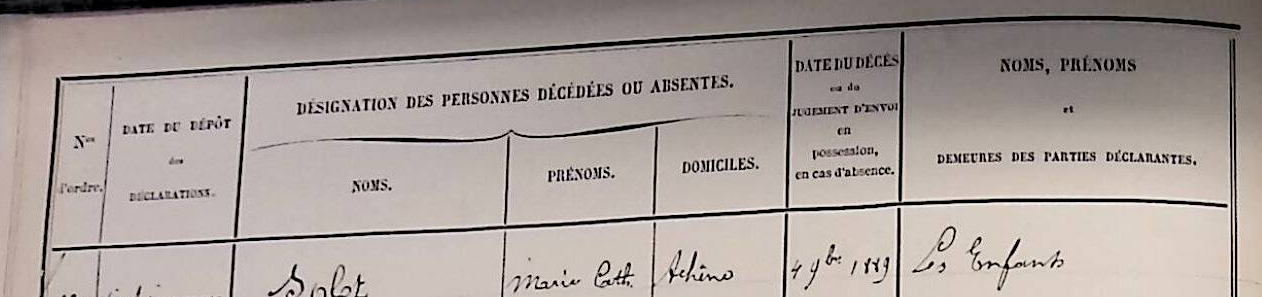
#> input picture examples/table_00_left.png, 1262 x 297 px; its folder holds only this picture in this run
$ python -i img_util.py   (imports and definitions only)
#> lines starting #> are read from the running program, lines starting #| are printed output that depends on the picture; after the words box and inside, x2 and y2 are one past the last pixel; in counts of white or black regions, pixels touching at a corner belong together
import cv2 as cv
import numpy as np
from cv2.typing import MatLike
from skimage.filters import threshold_sauvola

from .constants import WINDOW
from .table_indexer import Point

stored = []


# [90 lines left out: functions show, show_notebook, not called in this run]


def push(img: MatLike):
    global stored
    stored.append(img)


# [39 lines left out: functions pop, vertical_edges, horizontal_edges, ensure_gray, clahe, not called in this run]


def blur(img, blur_size: int = 7):
    return cv.GaussianBlur(img, (blur_size, blur_size), 0)


# [99 lines left out: functions clahe_otsu, sauvola, _rm_v_edges, text_presence_score, safe_crop, draw_points and 1 more, not called in this run]

>>> import cv2
>>> picture = cv2.imread('../../examples/table_00_left.png')
#> picture is the input picture: shape (297, 1262, 3); mean B, G, R 154.9, 159.1, 169.3
>>> result = text_presence_score(picture)
#> in sauvola, `sauvola_thresh = threshold_sauvola(gray, window_size=window_size, k=k)`:
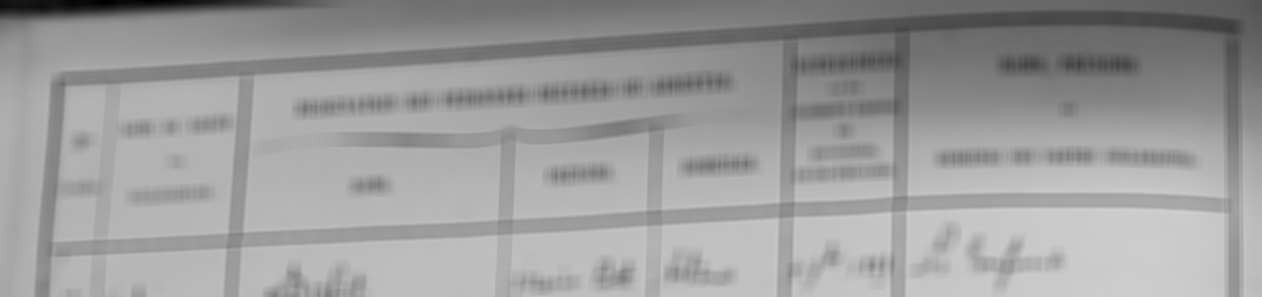
#> sauvola_thresh: shape (297, 1262) float64; min 0.64, max 207.6, mean 156.4
#> in sauvola, `binary_sauvola = (gray > sauvola_thresh).astype(np.uint8) * 255`:
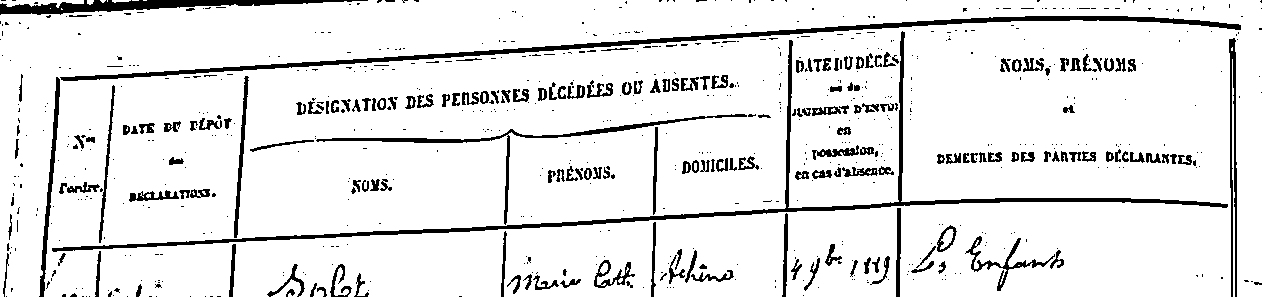
#> binary_sauvola: shape (297, 1262); 90.5% white; 792 black regions (603 under 20 px), largest, box (x1, y1, x2, y2) and area: (52, 31, 1228, 252) 5799, (60, 16, 1241, 81) 5287, (0, 0, 368, 15) 2425
#> in vertical_edges, `canny = cv.Canny(img, 50, 255, None)`:
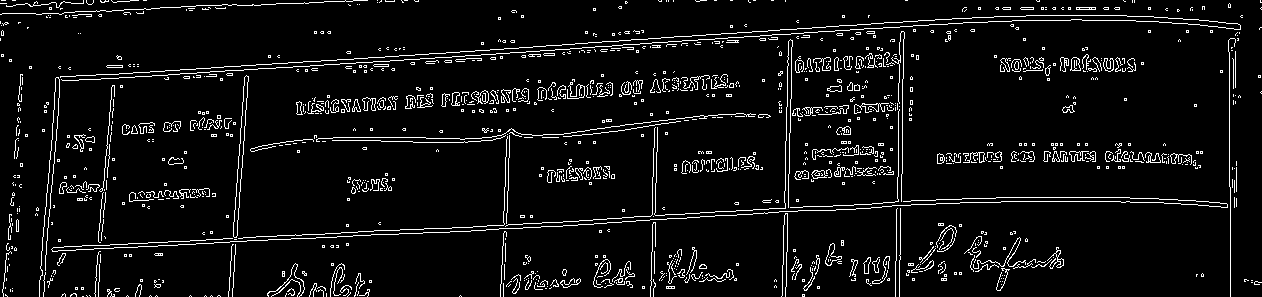
#> canny: shape (297, 1262); 6.1% white in thin lines or dots
#> in vertical_edges, `vertical = cv.morphologyEx(canny, cv.MORPH_DILATE, np.ones((1, x)))`: vertical: shape (297, 1262); 20.2% white; 265 white regions (17 under 20 px), largest, box (x1, y1, x2, y2) and area: (32, 15, 1245, 297) 31256, (846, 208, 966, 297) 3310, (639, 222, 741, 297) 2286
#> in vertical_edges, `vertical = cv.morphologyEx(vertical, cv.MORPH_ERODE, np.ones((x, 1)))`:
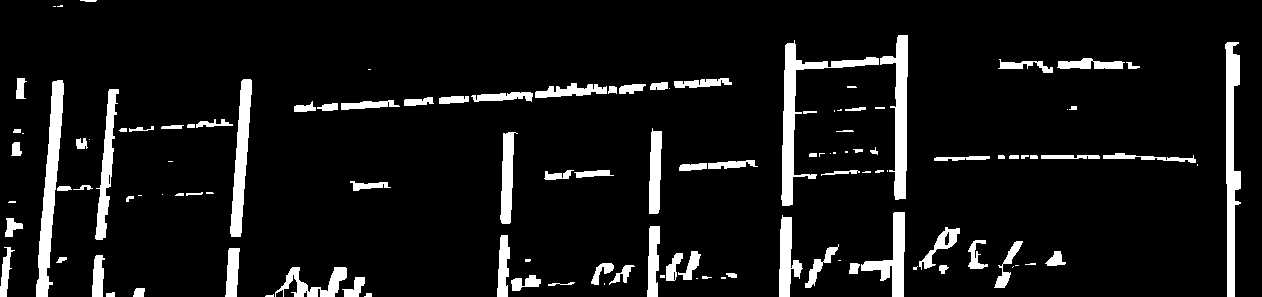
#> vertical: shape (297, 1262); 8.4% white; 121 white regions (33 under 20 px), largest, box (x1, y1, x2, y2) and area: (781, 40, 879, 206) 2537, (36, 80, 64, 297) 2515, (1225, 42, 1241, 297) 2383
#> in vertical_edges, `vertical = cv.morphologyEx(vertical, cv.MORPH_ERODE, np.ones((x, x)))`:
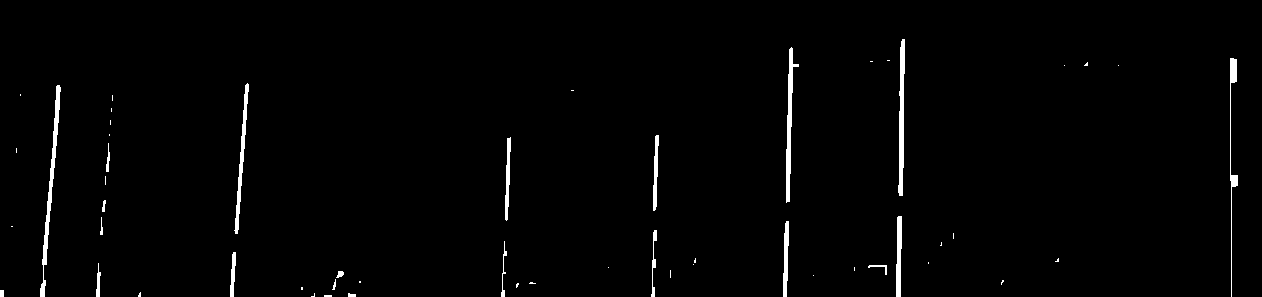
#> vertical: shape (297, 1262); 1.5% white; 53 white regions (32 under 20 px), largest, box (x1, y1, x2, y2) and area: (40, 85, 61, 297) 832, (898, 39, 905, 196) 723, (786, 47, 799, 203) 691
#> in _rm_v_edges, `masked = cv.bitwise_and(img, img, mask=edges_n, dst=None)`:
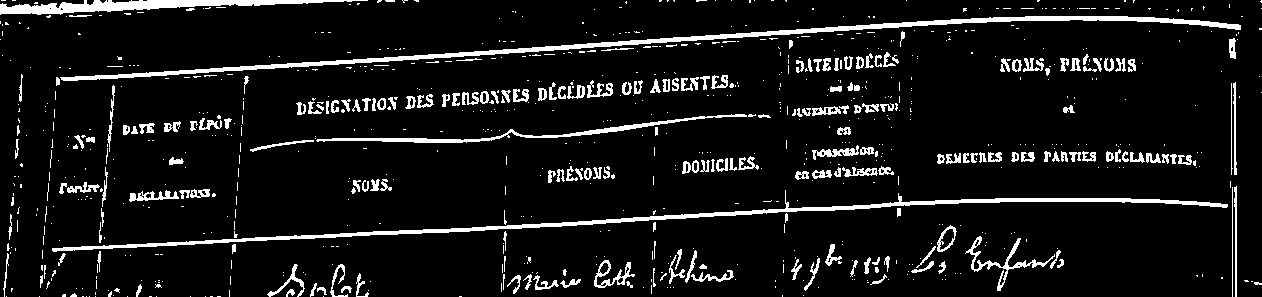
#> masked: shape (297, 1262); 8.4% white; 878 white regions (668 under 20 px), largest, box (x1, y1, x2, y2) and area: (60, 16, 1241, 81) 5287, (52, 190, 1228, 252) 4577, (0, 0, 368, 15) 2425
#> in _rm_v_edges, `masked = cv.dilate(masked, np.ones((2, 2), dtype=np.uint8))`:
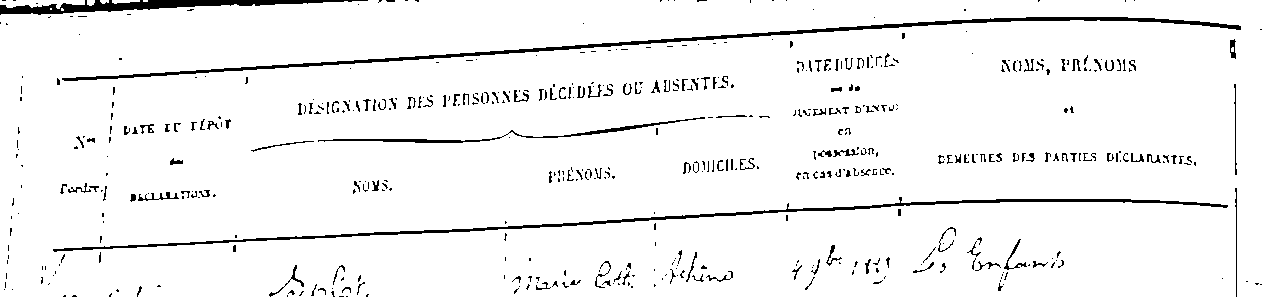
#> masked: shape (297, 1262); 95.1% white; 508 black regions (340 under 20 px), largest, box (x1, y1, x2, y2) and area: (62, 17, 1241, 81) 4026, (53, 197, 1228, 252) 3300, (0, 0, 368, 15) 2228
#> in text_presence_score, `black_pixels_fraction = np.sum(masked == 0) / masked.size`: black_pixels_fraction = 0.0491
#> result = 0.291

$ run again, on examples/table_00_right.png
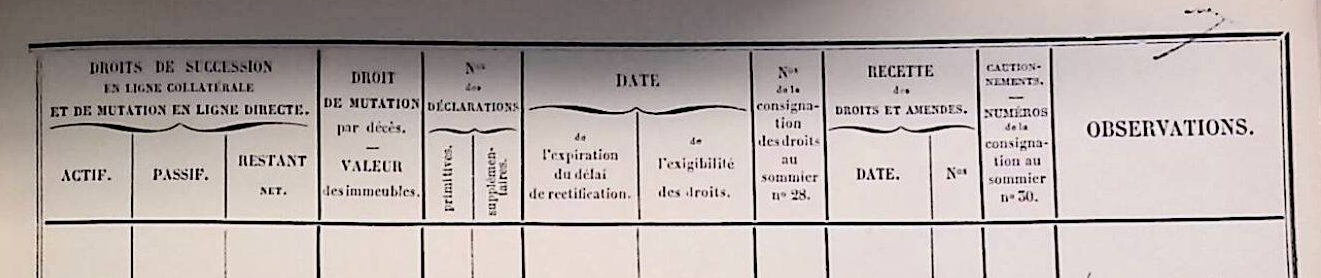
#> input picture examples/table_00_right.png, 1321 x 278 px
#> picture is the input picture: shape (278, 1321, 3); mean B, G, R 170.8, 173.3, 183.6
#> in sauvola, `binary_sauvola = (gray > sauvola_thresh).astype(np.uint8) * 255`:
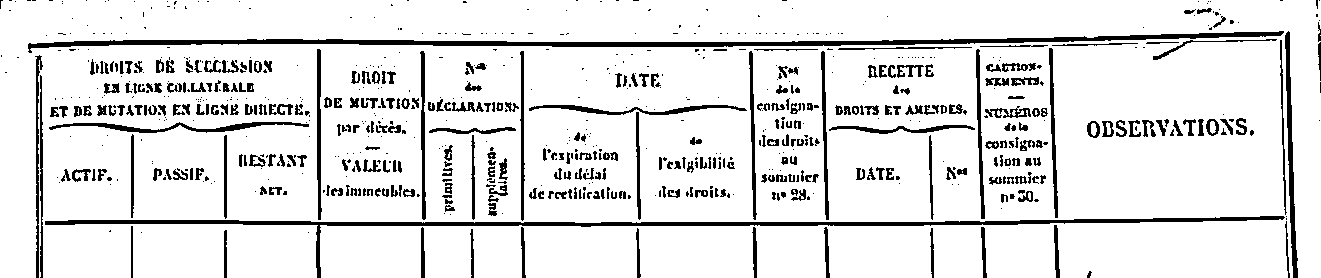
#> binary_sauvola: shape (278, 1321); 88.9% white; 791 black regions (447 under 20 px), largest, box (x1, y1, x2, y2) and area: (28, 31, 1284, 53) 5777, (45, 216, 1285, 278) 4997, (1285, 31, 1298, 278) 1141
#> canny: shape (278, 1321); 7.2% white in thin lines or dots
#> edges_n: shape (278, 1321); 97% white; 44 black regions (15 under 20 px), largest, box (x1, y1, x2, y2) and area: (1280, 39, 1299, 278) 2463, (317, 56, 322, 214) 743, (36, 65, 44, 278) 733
#> in _rm_v_edges, `masked = cv.dilate(masked, np.ones((2, 2), dtype=np.uint8))`:
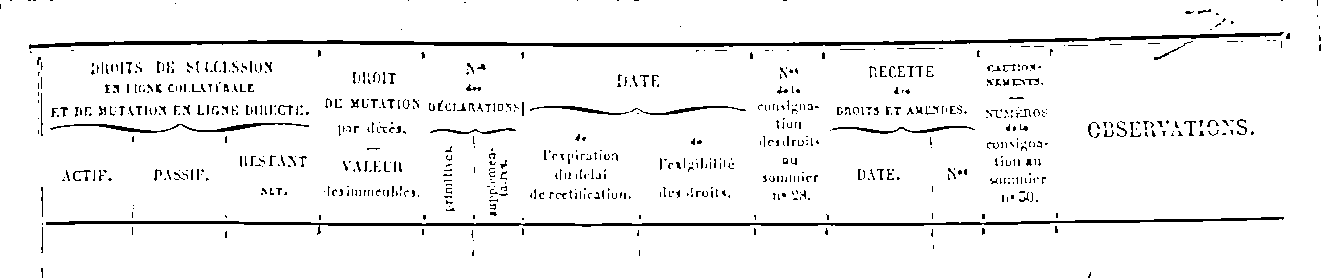
#> masked: shape (278, 1321); 95% white; 729 black regions (583 under 20 px), largest, box (x1, y1, x2, y2) and area: (29, 32, 1284, 49) 4462, (46, 217, 1284, 235) 3540, (50, 123, 309, 133) 644
#> black_pixels_fraction = 0.05
#> result = 0.3

$ run again, on examples/test.png
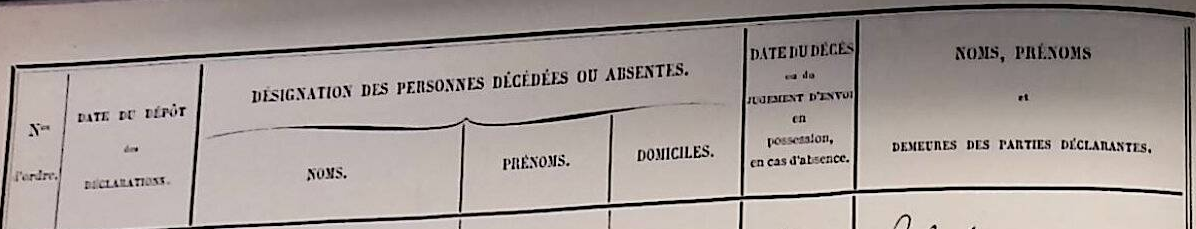
#> input picture examples/test.png, 1196 x 229 px
#> picture is the input picture: shape (229, 1196, 3); mean B, G, R 152.1, 155.6, 165.3
#> in sauvola, `binary_sauvola = (gray > sauvola_thresh).astype(np.uint8) * 255`:
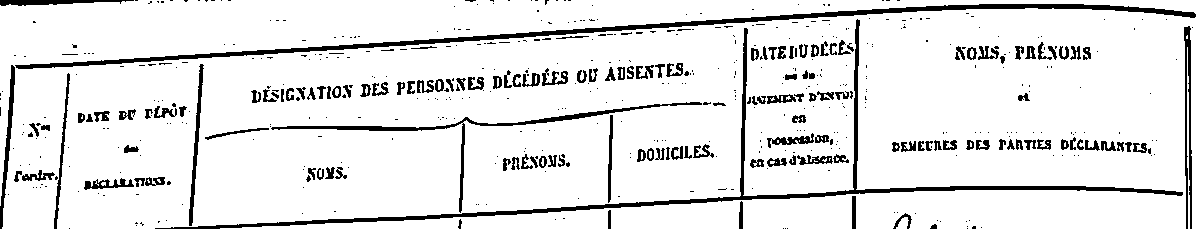
#> binary_sauvola: shape (229, 1196); 90.1% white; 583 black regions (435 under 20 px), largest, box (x1, y1, x2, y2) and area: (15, 4, 1196, 69) 5287, (155, 19, 1183, 229) 5176, (271, 102, 702, 213) 1692
#> canny: shape (229, 1196); 6.4% white in thin lines or dots
#> edges_n: shape (229, 1196); 98.5% white; 25 black regions (12 under 20 px), largest, box (x1, y1, x2, y2) and area: (853, 27, 860, 184) 723, (0, 73, 16, 229) 718, (741, 35, 754, 191) 691
#> in _rm_v_edges, `masked = cv.dilate(masked, np.ones((2, 2), dtype=np.uint8))`:
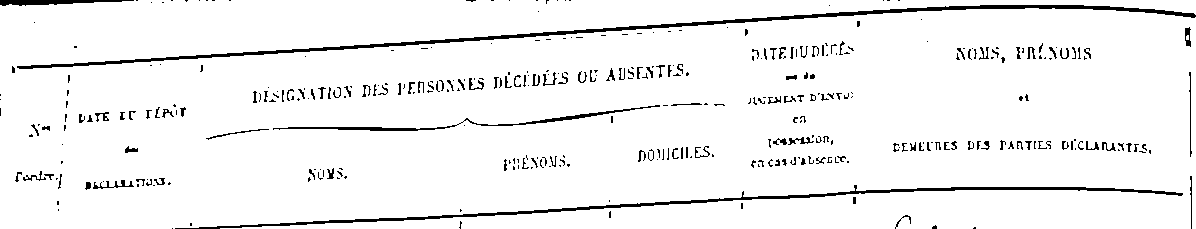
#> masked: shape (229, 1196); 94.9% white; 363 black regions (228 under 20 px), largest, box (x1, y1, x2, y2) and area: (17, 5, 1196, 69) 4026, (175, 185, 1183, 229) 2836, (273, 105, 660, 131) 891
#> black_pixels_fraction = 0.0515
#> result = 0.315
